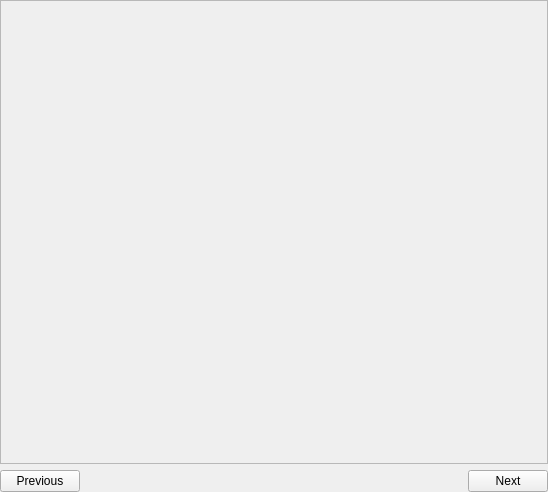
<?xml version="1.0" encoding="UTF-8"?>
<ui version="4.0">
 <class>PDFView</class>
 <widget class="QWidget" name="PDFView">
  <property name="geometry">
   <rect>
    <x>0</x>
    <y>0</y>
    <width>548</width>
    <height>492</height>
   </rect>
  </property>
  <property name="windowTitle">
   <string>Form</string>
  </property>
  <layout class="QVBoxLayout" name="verticalLayout" stretch="1,0">
   <property name="leftMargin">
    <number>0</number>
   </property>
   <property name="topMargin">
    <number>0</number>
   </property>
   <property name="rightMargin">
    <number>0</number>
   </property>
   <property name="bottomMargin">
    <number>0</number>
   </property>
   <item>
    <widget class="QScrollArea" name="scrollArea">
     <property name="widgetResizable">
      <bool>true</bool>
     </property>
     <widget class="QWidget" name="scrollAreaWidgetContents">
      <property name="geometry">
       <rect>
        <x>0</x>
        <y>0</y>
        <width>546</width>
        <height>459</height>
       </rect>
      </property>
      <layout class="QVBoxLayout" name="verticalLayout_2">
       <property name="leftMargin">
        <number>0</number>
       </property>
       <property name="topMargin">
        <number>0</number>
       </property>
       <property name="rightMargin">
        <number>0</number>
       </property>
       <property name="bottomMargin">
        <number>0</number>
       </property>
       <item>
        <widget class="QLabel" name="label">
         <property name="text">
          <string/>
         </property>
        </widget>
       </item>
      </layout>
     </widget>
    </widget>
   </item>
   <item>
    <layout class="QHBoxLayout" name="horizontalLayout_3">
     <item>
      <widget class="QPushButton" name="buttonPrevious">
       <property name="text">
        <string>Previous</string>
       </property>
      </widget>
     </item>
     <item>
      <spacer name="horizontalSpacer_3">
       <property name="orientation">
        <enum>Qt::Horizontal</enum>
       </property>
       <property name="sizeHint" stdset="0">
        <size>
         <width>40</width>
         <height>20</height>
        </size>
       </property>
      </spacer>
     </item>
     <item>
      <widget class="QPushButton" name="buttonNext">
       <property name="text">
        <string>Next</string>
       </property>
      </widget>
     </item>
    </layout>
   </item>
  </layout>
 </widget>
 <resources/>
 <connections/>
</ui>
